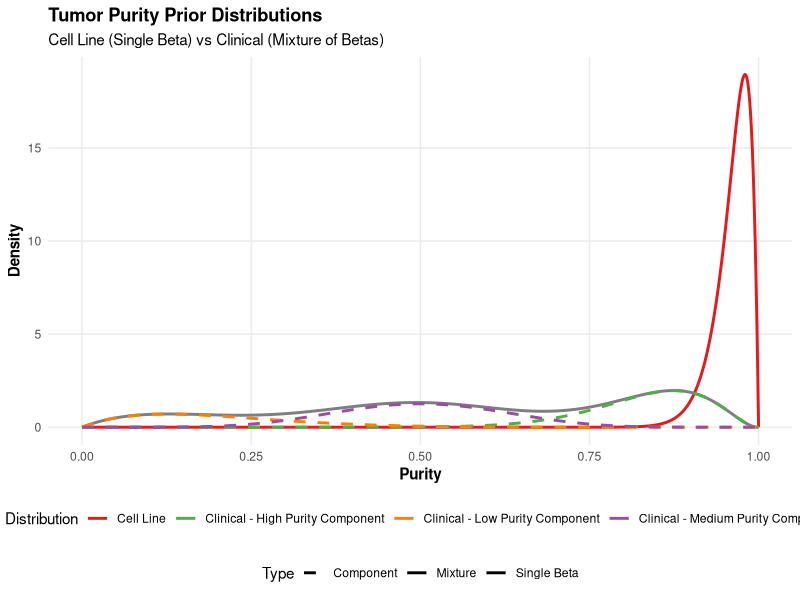

Reproduce this figure in R.
# Load required libraries
library(ggplot2)
library(dplyr)
library(reshape2)

# Function to calculate beta distribution density
dbeta_mix <- function(x, weights, alphas, betas) {
  result <- 0
  for (i in 1:length(weights)) {
    result <- result + weights[i] * dbeta(x, alphas[i], betas[i])
  }
  return(result)
}

# Create data frame for plotting
x <- seq(0, 1, length.out = 1000)

# Cell line parameters (single beta)
cl_alpha <- 50
cl_beta <- 2

# Clinical sample parameters (mixture of 3 betas)
cs_weights <- c(0.4, 0.4, 0.2)  # High, medium, low purity
cs_alphas <- c(15, 8, 2)
cs_betas <- c(3, 8, 8)

# Generate density values
cell_line_density <- dbeta(x, cl_alpha, cl_beta)
clinical_density <- sapply(x, dbeta_mix, weights=cs_weights, alphas=cs_alphas, betas=cs_betas)

# Also calculate individual components of the mixture for visualization
clinical_comp1 <- cs_weights[1] * dbeta(x, cs_alphas[1], cs_betas[1])
clinical_comp2 <- cs_weights[2] * dbeta(x, cs_alphas[2], cs_betas[2])
clinical_comp3 <- cs_weights[3] * dbeta(x, cs_alphas[3], cs_betas[3])

# Create combined data frame
df <- data.frame(
  x = rep(x, 5),
  density = c(cell_line_density, clinical_density, clinical_comp1, clinical_comp2, clinical_comp3),
  Distribution = c(
    rep("Cell Line", length(x)),
    rep("Clinical", length(x)),
    rep("Clinical - High Purity Component", length(x)),
    rep("Clinical - Medium Purity Component", length(x)),
    rep("Clinical - Low Purity Component", length(x))
  ),
  Type = c(
    rep("Single Beta", length(x)),
    rep("Mixture", length(x)),
    rep("Component", length(x)),
    rep("Component", length(x)),
    rep("Component", length(x))
  )
)

# Create plot
ggplot(df, aes(x = x, y = density, color = Distribution, linetype = Type)) +
  geom_line(size = 1) +
  scale_color_manual(values = c(
    "Cell Line" = "#E41A1C",
    "Clinical (Combined)" = "#377EB8",
    "Clinical - High Purity Component" = "#4DAF4A",
    "Clinical - Medium Purity Component" = "#984EA3",
    "Clinical - Low Purity Component" = "#FF7F00"
  )) +
  scale_linetype_manual(values = c("Single Beta" = "solid", "Mixture" = "solid", "Component" = "dashed")) +
  labs(
    title = "Tumor Purity Prior Distributions",
    subtitle = "Cell Line (Single Beta) vs Clinical (Mixture of Betas)",
    x = "Purity",
    y = "Density"
  ) +
  theme_minimal() +
  theme(
    legend.position = "bottom",
    legend.box = "vertical",
    panel.grid.minor = element_blank(),
    plot.title = element_text(face = "bold"),
    axis.title = element_text(face = "bold")
  )

# Create a separate plot showing just the two main distributions for clarity
main_df <- df %>% filter(Distribution %in% c("Cell Line", "Clinical"))

purity <- ggplot(main_df, aes(x = x, y = density, color = Distribution)) +
  geom_line(size = 1) +
  scale_color_manual('', values = c("Cell Line" = "sienna2", "Clinical" = "plum4")) +
  labs(
    x = "Purity",
    y = "Density"
  ) +
  theme_bw() +
  theme(
    legend.position = "bottom",
    legend.text = element_text(size = 12)
  )
